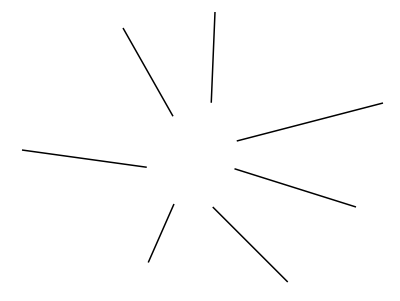
#> input picture data/lines.png, 400 x 301 px, given in place of lines.tif, which was not available
$ jupyter execute --allow-errors 05-Active_contour.ipynb   (shell and % lines are left out)   (text cells are left out)
#> lines starting #> are read from the running program, lines starting #| are printed output that depends on the picture; pictures that were not available may be replaced by others from this repository, and a replacement may not be noted
[cell 1]
from IPython.display import HTML,Image,SVG,YouTubeVideo

[cell 2]
import matplotlib.pyplot as plt
import matplotlib.cm as cm
import numpy as npy
from skimage.io import imread
from scipy import ndimage,interpolate
from scipy.ndimage.filters import convolve1d,gaussian_filter,convolve
from os.path import join

def Cx(ima):
    """x' derivative of image"""
    c = convolve1d(ima,npy.array([-1,0,1]),axis=1,cval=1)
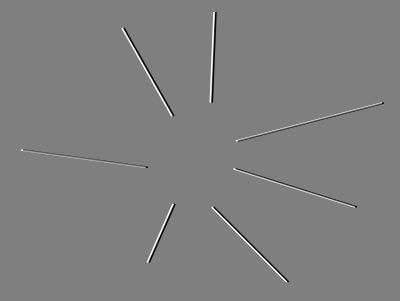
#> c: shape (301, 400, 3) float64; min -255, max 255, mean 0; drawn with min black and max white
    return c/2.0

def Cy(ima):
    """y' derivative of image"""
    c = convolve1d(ima,npy.array([-1,0,1]),axis=0,cval=1)
    return c/2.0

def Cxx(ima):
    """x'' derivative of image"""
    c = convolve1d(ima,npy.array([1,-2,1]),axis=1,cval=1)
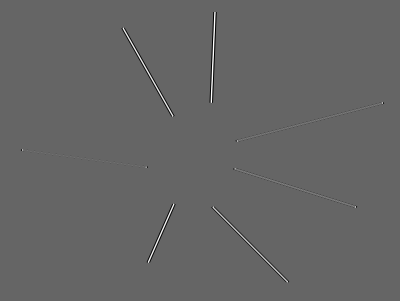
#> c: shape (301, 400, 3) float64; min -253, max 383, mean 0; drawn with min black and max white
    return c/4.0
#> in Cy, `c = convolve1d(ima,npy.array([-1,0,1]),axis=0,cval=1)`:
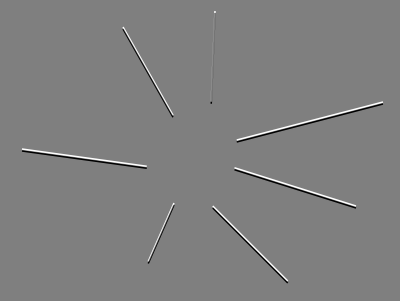
#> c: shape (301, 400, 3) float64; min -255, max 255, mean 0; drawn with min black and max white

def Cyy(ima):
    """y'' derivative of image"""
    c = convolve1d(ima,npy.array([1,-2,1]),axis=0,cval=1)
    return c/4.0

def Cxy(ima):
    """y'' derivative of image"""
    k = npy.array([[+1,0,-1],[0,0,0],[-1,0,+1]])
    c = convolve(ima,k)
    return c/4.0

def term(ima):
    cx = Cx(ima)
    cxx = Cxx(ima)
    cy = Cy(ima)
    cyy = Cyy(ima)
    cxy = Cxy(ima)

    num = cyy*(cx**2.0) + cxx*(cy**2.0) - 2.0 * (cxy*cx)*cy
    denom = npy.power(cx**2.0+cy**2,1.5)

    t = num/(denom+1.e-10)

    return t

data_path = 'http://homepages.ulb.ac.be/~odebeir/data'
filename = join(data_path,'lines.tif')

im = imread(filename).astype(float)

plt.figure(0)
plt.imshow(im,interpolation='nearest',cmap=cm.gray,origin='lower')
plt.figure(1)
#> (the rest of this cell did not finish here and is left out)

[cell 3]
# -*- coding: utf-8 -*-
'''
Created on Nov 29, 2010

Attempt to port code found here :

http://www.iacl.ece.jhu.edu/static/gvf/

to python

@author: olivier
'''

import matplotlib.pyplot as plt
import matplotlib.cm as cm
import scipy as scp
import numpy as npy
from scipy.ndimage.filters import gaussian_filter, convolve1d
from scipy.ndimage import map_coordinates
from numpy import linalg


def test_data(radius,filled=False):
    '''empty square, snakes is intialased on a centred circle

    :param radius: radius size relative to image size
    :type radius: float [0,1]

    :returns:  (xs,xy,image) snakes position and bitmap of the test image
    '''
    im = npy.zeros((128,128))
    im[50:100,50:100] = 1.0
    if not filled:
        im[51:99,51:99] = 0.0
    theta = npy.linspace(0.0,2*npy.pi,20)
    r = im.shape[1]*radius
    xs = 0.5*r*npy.cos(theta) + 0.5*im.shape[1]
    ys = 0.5*r*npy.sin(theta) + 0.5*im.shape[0]
    return (xs,ys,im)

def gradients(image, sigma):
    smth = gaussian_filter(image.astype('float'), 6.0*sigma)
    xg = convolve1d(smth, [+0.5, 0, -0.5], axis=1)
    yg = convolve1d(smth, [+0.5, 0, -0.5], axis=0)
    return (xg,yg)


# [184 lines left out: functions snakeit, snakeitp, export_snakes, disp_snakes, not called in this run]

[cell 4]
xs,ys,im = test_data(.9)

xg, yg = gradients(im,1)

plt.figure(0)
#> (this line was passed over: IPython is not available in this run)
plt.subplot(1,2,1)
#> (this line was passed over: IPython is not available in this run)
plt.imshow(xg)
#> (this line was passed over: IPython is not available in this run)
plt.title('x gradient')
#> (this line was passed over: IPython is not available in this run)

$ run again, with data/alphabet.png copied over data/lines.png
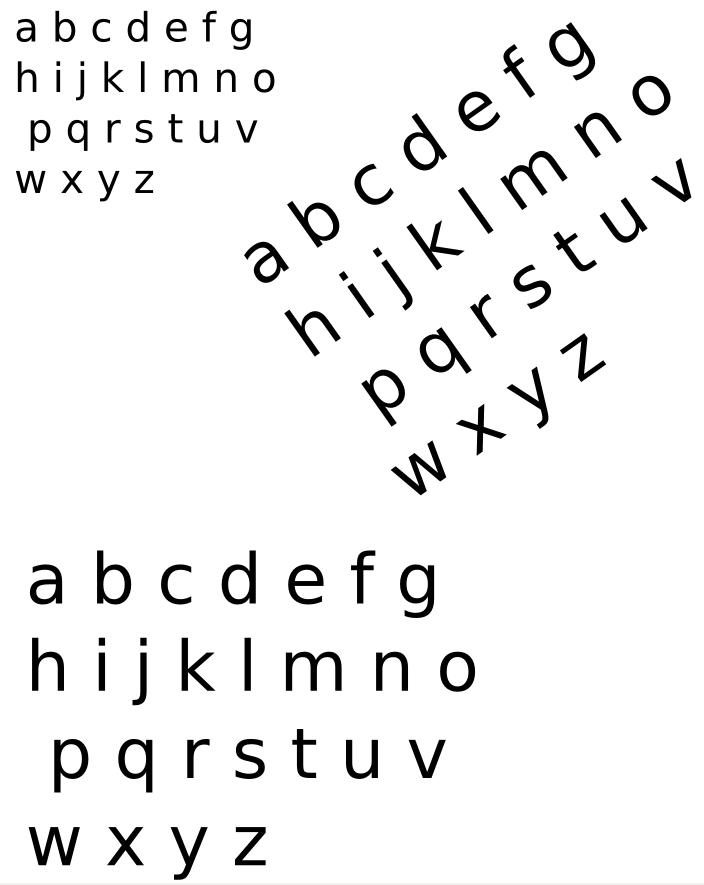
#> input picture data/alphabet.png, 704 x 885 px, given in place of lines.tif, which was not available
#> in Cxx, `c = convolve1d(ima,npy.array([1,-2,1]),axis=1,cval=1)`:
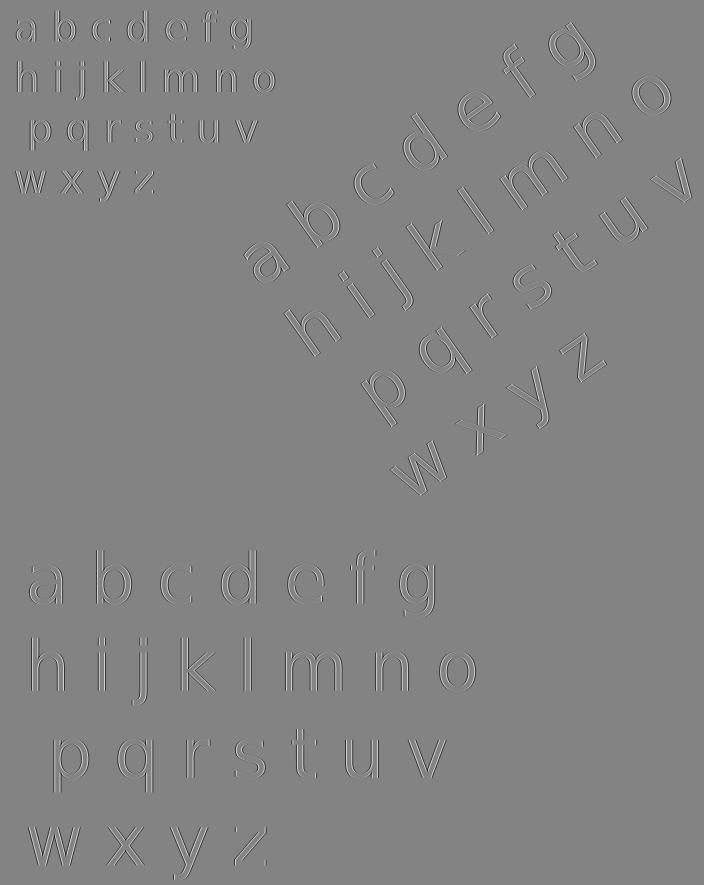
#> c: shape (885, 704, 3) float64; min -413, max 390, mean 0; drawn with min black and max white
#> in Cy, `c = convolve1d(ima,npy.array([-1,0,1]),axis=0,cval=1)`:
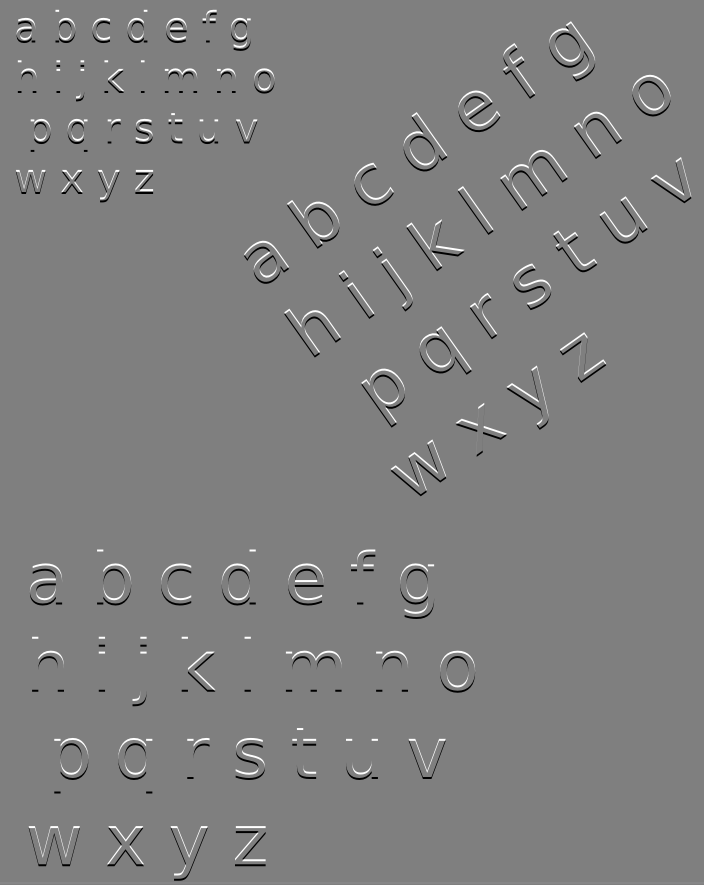
#> c: shape (885, 704, 3) float64; mean R, G, B 0, 0, 0; drawn with min black and max white
